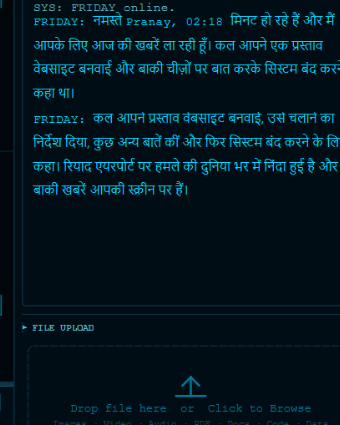
#> input picture ppt/assets/activity_log_zoom.png, 340 x 425 px, given in place of media_1791751802240.png, which was not available
$ python prep_assets.py
#> lines starting #> are read from the running program, lines starting #| are printed output that depends on the picture; pictures that were not available may be replaced by others from this repository, and a replacement may not be noted
import os
import shutil
from PIL import Image

BASE_DIR = r"d:\Mark-LV-main\ppt"
ASSETS_DIR = os.path.join(BASE_DIR, "assets")
os.makedirs(ASSETS_DIR, exist_ok=True)

USER_UPLOADED_DIR = r"C:\Users\m\.gemini\antigravity-ide\brain\2c756c9f-f923-48f1-94d3-05c7b30c7335\.user_uploaded"

src_hud_ring = os.path.join(USER_UPLOADED_DIR, "media_1791751746382.png")
src_hud_face = os.path.join(USER_UPLOADED_DIR, "media_1791751769665.png")
src_ide_banner = os.path.join(USER_UPLOADED_DIR, "media_1791751802240.png")
src_ide_edith = os.path.join(USER_UPLOADED_DIR, "media_1791751833868.png")

# 1. Copy raw screenshots
shutil.copy2(src_hud_ring, os.path.join(ASSETS_DIR, "hud_ring_full.png"))
shutil.copy2(src_hud_face, os.path.join(ASSETS_DIR, "hud_face_full.png"))
shutil.copy2(src_ide_banner, os.path.join(ASSETS_DIR, "ide_banner_full.png"))
shutil.copy2(src_ide_edith, os.path.join(ASSETS_DIR, "ide_edith_full.png"))

print("Copied full screenshots.")

# 2. Crop Clean Header Banner from ide_banner_full (1024, 640)
im_banner = Image.open(src_ide_banner)
#> im_banner is the input picture: PIL image 340x425 RGBA; mean R, G, B, A 1.2, 22.4, 31, 255
# In screenshot 3, the header banner card is in the editor pane.
# Let's inspect bounding box or crop the central banner.
# The editor starts around x=140 to 980, y=130 to 390
# Let's crop exactly the card:
crop_banner = im_banner.crop((150, 135, 985, 385))
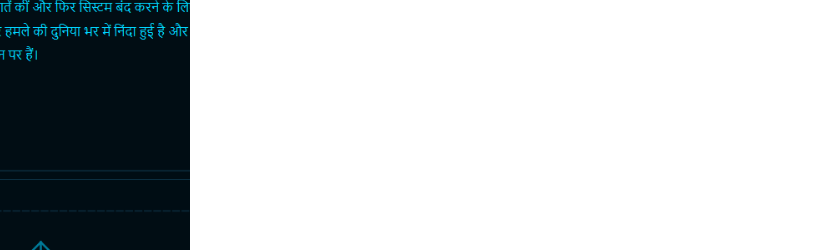
#> crop_banner: PIL image 835x250 RGBA; mean R, G, B, A 0.2, 4.3, 6.2, 58; transparent parts drawn white
crop_banner.save(os.path.join(ASSETS_DIR, "header_banner_clean.png"))

# 3. Crop Clean EDITH graphic from ide_edith_full (1024, 640)
im_edith = Image.open(src_ide_edith)
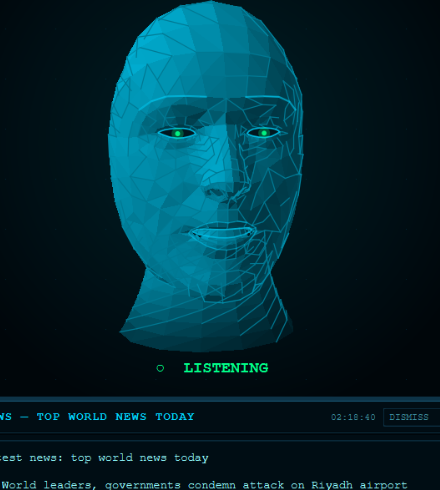
#> input picture ppt/assets/face_3d_zoom.png, 440 x 490 px, given in place of media_1791751833868.png, which was not available
#> im_edith is the input picture: PIL image 440x490 RGBA; mean R, G, B, A 1, 40.6, 50.8, 255
# The EDITH diagram is inside the editor pane:
crop_edith = im_edith.crop((145, 110, 988, 435))
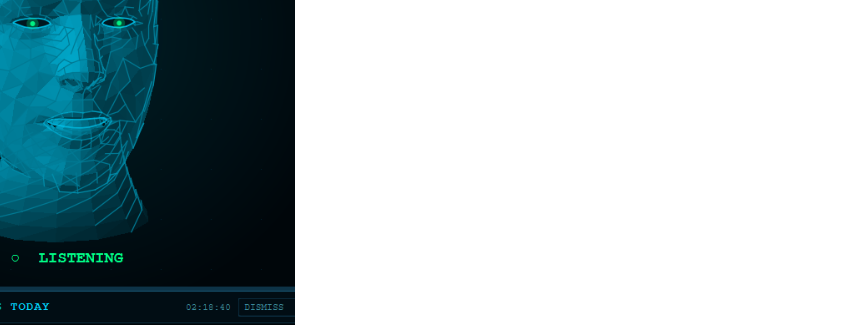
#> crop_edith: PIL image 843x325 RGBA; mean R, G, B, A 0.2, 15.9, 19.7, 89.2; transparent parts drawn white
crop_edith.save(os.path.join(ASSETS_DIR, "edith_security_clean.png"))

# 4. Crop 3D Avatar face from hud_face_full (1024, 761)
im_face = Image.open(src_hud_face)
# Central face is around x=200 to 650, y=110 to 520
crop_face = im_face.crop((230, 120, 620, 520))
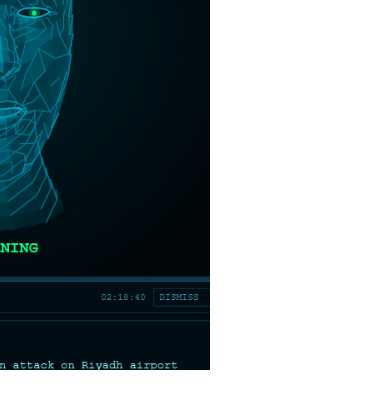
#> crop_face: PIL image 390x400 RGBA; mean R, G, B, A 0.5, 13.2, 17, 127; transparent parts drawn white
crop_face.save(os.path.join(ASSETS_DIR, "avatar_3d_face_crop.png"))

# 5. Crop Arc Reactor circle from hud_ring_full (1024, 761)
#> (the run stopped early here; a loop or call above may not have finished)
